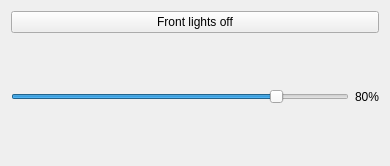
<?xml version="1.0" encoding="UTF-8"?>
<ui version="4.0">
 <class>LightsController</class>
 <widget class="QWidget" name="LightsController">
  <property name="geometry">
   <rect>
    <x>0</x>
    <y>0</y>
    <width>390</width>
    <height>166</height>
   </rect>
  </property>
  <property name="windowTitle">
   <string>Form</string>
  </property>
  <layout class="QGridLayout" name="gridLayout">
   <item row="0" column="0">
    <widget class="QPushButton" name="_pb_lights">
     <property name="enabled">
      <bool>true</bool>
     </property>
     <property name="text">
      <string>Front lights off</string>
     </property>
     <property name="checkable">
      <bool>true</bool>
     </property>
    </widget>
   </item>
   <item row="1" column="0">
    <layout class="QHBoxLayout" name="horizontalLayout">
     <item>
      <widget class="QSlider" name="_slider_PWM">
       <property name="minimum">
        <number>1</number>
       </property>
       <property name="maximum">
        <number>100</number>
       </property>
       <property name="value">
        <number>80</number>
       </property>
       <property name="orientation">
        <enum>Qt::Horizontal</enum>
       </property>
      </widget>
     </item>
     <item>
      <widget class="QLabel" name="_label_PWMprc">
       <property name="text">
        <string>80%</string>
       </property>
      </widget>
     </item>
    </layout>
   </item>
  </layout>
 </widget>
 <resources/>
 <connections/>
</ui>
